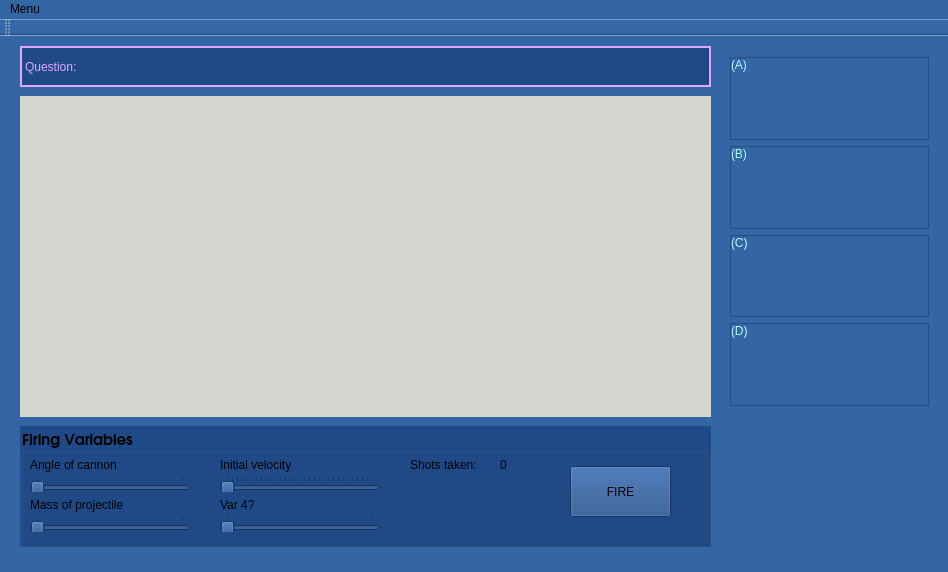
<?xml version="1.0" encoding="UTF-8"?>
<ui version="4.0">
 <class>DemoWindow</class>
 <widget class="QMainWindow" name="DemoWindow">
  <property name="geometry">
   <rect>
    <x>0</x>
    <y>0</y>
    <width>948</width>
    <height>572</height>
   </rect>
  </property>
  <property name="windowTitle">
   <string>MainWindow</string>
  </property>
  <property name="styleSheet">
   <string notr="true">background-color: rgb(52, 101, 164);</string>
  </property>
  <widget class="QWidget" name="centralWidget">
   <property name="styleSheet">
    <string notr="true"/>
   </property>
   <widget class="Canvas" name="canvas" native="true">
    <property name="geometry">
     <rect>
      <x>20</x>
      <y>60</y>
      <width>691</width>
      <height>321</height>
     </rect>
    </property>
    <property name="styleSheet">
     <string notr="true">background-color: rgb(211, 215, 207);
border-color: rgb(0, 0, 0);</string>
    </property>
    <widget class="QLabel" name="levelLabel">
     <property name="geometry">
      <rect>
       <x>10</x>
       <y>10</y>
       <width>51</width>
       <height>17</height>
      </rect>
     </property>
     <property name="text">
      <string/>
     </property>
    </widget>
   </widget>
   <widget class="QGroupBox" name="groupBox">
    <property name="geometry">
     <rect>
      <x>20</x>
      <y>390</y>
      <width>691</width>
      <height>121</height>
     </rect>
    </property>
    <property name="font">
     <font>
      <family>URW Gothic L</family>
      <pointsize>11</pointsize>
      <weight>75</weight>
      <bold>true</bold>
     </font>
    </property>
    <property name="autoFillBackground">
     <bool>false</bool>
    </property>
    <property name="styleSheet">
     <string notr="true">background-color: rgb(32, 74, 135);
border-color: rgb(85, 87, 83);</string>
    </property>
    <property name="title">
     <string>Firing Variables</string>
    </property>
    <widget class="QSlider" name="angleSlider">
     <property name="geometry">
      <rect>
       <x>10</x>
       <y>50</y>
       <width>160</width>
       <height>16</height>
      </rect>
     </property>
     <property name="minimum">
      <number>0</number>
     </property>
     <property name="maximum">
      <number>180</number>
     </property>
     <property name="orientation">
      <enum>Qt::Horizontal</enum>
     </property>
     <property name="tickPosition">
      <enum>QSlider::TicksAbove</enum>
     </property>
    </widget>
    <widget class="QLabel" name="angleLabel">
     <property name="geometry">
      <rect>
       <x>10</x>
       <y>30</y>
       <width>121</width>
       <height>17</height>
      </rect>
     </property>
     <property name="text">
      <string>Angle of cannon</string>
     </property>
    </widget>
    <widget class="QLabel" name="massLabel">
     <property name="geometry">
      <rect>
       <x>10</x>
       <y>70</y>
       <width>131</width>
       <height>17</height>
      </rect>
     </property>
     <property name="text">
      <string>Mass of projectile</string>
     </property>
    </widget>
    <widget class="QSlider" name="massSlider">
     <property name="geometry">
      <rect>
       <x>10</x>
       <y>90</y>
       <width>160</width>
       <height>16</height>
      </rect>
     </property>
     <property name="maximum">
      <number>11</number>
     </property>
     <property name="orientation">
      <enum>Qt::Horizontal</enum>
     </property>
     <property name="tickPosition">
      <enum>QSlider::TicksAbove</enum>
     </property>
     <property name="tickInterval">
      <number>0</number>
     </property>
    </widget>
    <widget class="QLabel" name="velocityLabel">
     <property name="geometry">
      <rect>
       <x>200</x>
       <y>30</y>
       <width>141</width>
       <height>17</height>
      </rect>
     </property>
     <property name="text">
      <string>Initial velocity</string>
     </property>
    </widget>
    <widget class="QSlider" name="velocitySlider">
     <property name="geometry">
      <rect>
       <x>200</x>
       <y>50</y>
       <width>160</width>
       <height>16</height>
      </rect>
     </property>
     <property name="minimum">
      <number>200</number>
     </property>
     <property name="maximum">
      <number>501</number>
     </property>
     <property name="orientation">
      <enum>Qt::Horizontal</enum>
     </property>
     <property name="tickPosition">
      <enum>QSlider::TicksAbove</enum>
     </property>
    </widget>
    <widget class="QLabel" name="var4Label">
     <property name="geometry">
      <rect>
       <x>200</x>
       <y>70</y>
       <width>67</width>
       <height>17</height>
      </rect>
     </property>
     <property name="text">
      <string>Var 4?</string>
     </property>
    </widget>
    <widget class="QSlider" name="var4Slider">
     <property name="geometry">
      <rect>
       <x>200</x>
       <y>90</y>
       <width>160</width>
       <height>16</height>
      </rect>
     </property>
     <property name="orientation">
      <enum>Qt::Horizontal</enum>
     </property>
     <property name="tickPosition">
      <enum>QSlider::TicksAbove</enum>
     </property>
    </widget>
    <widget class="QPushButton" name="fireButton">
     <property name="geometry">
      <rect>
       <x>550</x>
       <y>40</y>
       <width>101</width>
       <height>51</height>
      </rect>
     </property>
     <property name="text">
      <string>FIRE</string>
     </property>
    </widget>
    <widget class="QLabel" name="scoreLabel">
     <property name="geometry">
      <rect>
       <x>390</x>
       <y>30</y>
       <width>91</width>
       <height>17</height>
      </rect>
     </property>
     <property name="text">
      <string>Shots taken:</string>
     </property>
    </widget>
    <widget class="QLabel" name="scoreDisplayLabel">
     <property name="geometry">
      <rect>
       <x>480</x>
       <y>30</y>
       <width>16</width>
       <height>17</height>
      </rect>
     </property>
     <property name="text">
      <string>0</string>
     </property>
    </widget>
    <widget class="QLabel" name="messageBox">
     <property name="geometry">
      <rect>
       <x>390</x>
       <y>60</y>
       <width>131</width>
       <height>51</height>
      </rect>
     </property>
     <property name="text">
      <string/>
     </property>
     <property name="alignment">
      <set>Qt::AlignLeading|Qt::AlignLeft|Qt::AlignTop</set>
     </property>
     <property name="wordWrap">
      <bool>true</bool>
     </property>
    </widget>
   </widget>
   <widget class="QLabel" name="questionLabel">
    <property name="geometry">
     <rect>
      <x>20</x>
      <y>10</y>
      <width>691</width>
      <height>41</height>
     </rect>
    </property>
    <property name="styleSheet">
     <string notr="true">background-color: rgb(32, 74, 135);
font: 75 24pt &quot;Uroob&quot;;
border-color: rgb(85, 87, 83);
color: rgb(221, 166, 255);</string>
    </property>
    <property name="frameShape">
     <enum>QFrame::WinPanel</enum>
    </property>
    <property name="text">
     <string>Question: </string>
    </property>
   </widget>
   <widget class="QWidget" name="verticalLayoutWidget">
    <property name="geometry">
     <rect>
      <x>719</x>
      <y>10</y>
      <width>221</width>
      <height>371</height>
     </rect>
    </property>
    <layout class="QVBoxLayout" name="verticalLayout">
     <item>
      <widget class="QScrollArea" name="answerDisplayA">
       <property name="widgetResizable">
        <bool>true</bool>
       </property>
       <widget class="QWidget" name="scrollAreaWidgetContents_4">
        <property name="geometry">
         <rect>
          <x>0</x>
          <y>0</y>
          <width>217</width>
          <height>86</height>
         </rect>
        </property>
        <widget class="QLabel" name="answerLabelA">
         <property name="geometry">
          <rect>
           <x>0</x>
           <y>0</y>
           <width>211</width>
           <height>81</height>
          </rect>
         </property>
         <property name="styleSheet">
          <string notr="true">color: rgb(170, 255, 248);
font: 75 18pt &quot;Uroob&quot;;</string>
         </property>
         <property name="text">
          <string>(A)</string>
         </property>
         <property name="alignment">
          <set>Qt::AlignLeading|Qt::AlignLeft|Qt::AlignTop</set>
         </property>
        </widget>
       </widget>
      </widget>
     </item>
     <item>
      <widget class="QScrollArea" name="answerDisplayB">
       <property name="widgetResizable">
        <bool>true</bool>
       </property>
       <widget class="QWidget" name="scrollAreaWidgetContents_3">
        <property name="geometry">
         <rect>
          <x>0</x>
          <y>0</y>
          <width>217</width>
          <height>86</height>
         </rect>
        </property>
        <widget class="QLabel" name="answerLabelB">
         <property name="geometry">
          <rect>
           <x>0</x>
           <y>0</y>
           <width>211</width>
           <height>81</height>
          </rect>
         </property>
         <property name="styleSheet">
          <string notr="true">color: rgb(170, 255, 248);
font: 75 18pt &quot;Uroob&quot;;</string>
         </property>
         <property name="text">
          <string>(B)</string>
         </property>
         <property name="alignment">
          <set>Qt::AlignLeading|Qt::AlignLeft|Qt::AlignTop</set>
         </property>
        </widget>
       </widget>
      </widget>
     </item>
     <item>
      <widget class="QScrollArea" name="answerDisplayC">
       <property name="widgetResizable">
        <bool>true</bool>
       </property>
       <widget class="QWidget" name="scrollAreaWidgetContents_2">
        <property name="geometry">
         <rect>
          <x>0</x>
          <y>0</y>
          <width>217</width>
          <height>85</height>
         </rect>
        </property>
        <widget class="QLabel" name="answerLabelC">
         <property name="geometry">
          <rect>
           <x>0</x>
           <y>0</y>
           <width>211</width>
           <height>81</height>
          </rect>
         </property>
         <property name="styleSheet">
          <string notr="true">color: rgb(170, 255, 248);
font: 75 18pt &quot;Uroob&quot;;</string>
         </property>
         <property name="text">
          <string>(C)</string>
         </property>
         <property name="alignment">
          <set>Qt::AlignLeading|Qt::AlignLeft|Qt::AlignTop</set>
         </property>
        </widget>
       </widget>
      </widget>
     </item>
     <item>
      <widget class="QScrollArea" name="answerDisplayD">
       <property name="widgetResizable">
        <bool>true</bool>
       </property>
       <widget class="QWidget" name="scrollAreaWidgetContents">
        <property name="geometry">
         <rect>
          <x>0</x>
          <y>0</y>
          <width>217</width>
          <height>86</height>
         </rect>
        </property>
        <widget class="QLabel" name="answerLabelD">
         <property name="geometry">
          <rect>
           <x>0</x>
           <y>0</y>
           <width>211</width>
           <height>81</height>
          </rect>
         </property>
         <property name="styleSheet">
          <string notr="true">color: rgb(170, 255, 248);
font: 75 18pt &quot;Uroob&quot;;</string>
         </property>
         <property name="text">
          <string>(D)</string>
         </property>
         <property name="alignment">
          <set>Qt::AlignLeading|Qt::AlignLeft|Qt::AlignTop</set>
         </property>
        </widget>
       </widget>
      </widget>
     </item>
    </layout>
   </widget>
  </widget>
  <widget class="QMenuBar" name="menuBar">
   <property name="geometry">
    <rect>
     <x>0</x>
     <y>0</y>
     <width>948</width>
     <height>20</height>
    </rect>
   </property>
   <widget class="QMenu" name="menuMenu">
    <property name="title">
     <string>Menu</string>
    </property>
    <addaction name="actionStart_Game"/>
   </widget>
   <addaction name="menuMenu"/>
  </widget>
  <widget class="QToolBar" name="mainToolBar">
   <attribute name="toolBarArea">
    <enum>TopToolBarArea</enum>
   </attribute>
   <attribute name="toolBarBreak">
    <bool>false</bool>
   </attribute>
  </widget>
  <widget class="QStatusBar" name="statusBar"/>
  <action name="actionStart_Game">
   <property name="text">
    <string>Start Game</string>
   </property>
  </action>
 </widget>
 <layoutdefault spacing="6" margin="11"/>
 <customwidgets>
  <customwidget>
   <class>Canvas</class>
   <extends>QWidget</extends>
   <header>canvas.h</header>
   <container>1</container>
  </customwidget>
 </customwidgets>
 <resources/>
 <connections/>
</ui>
